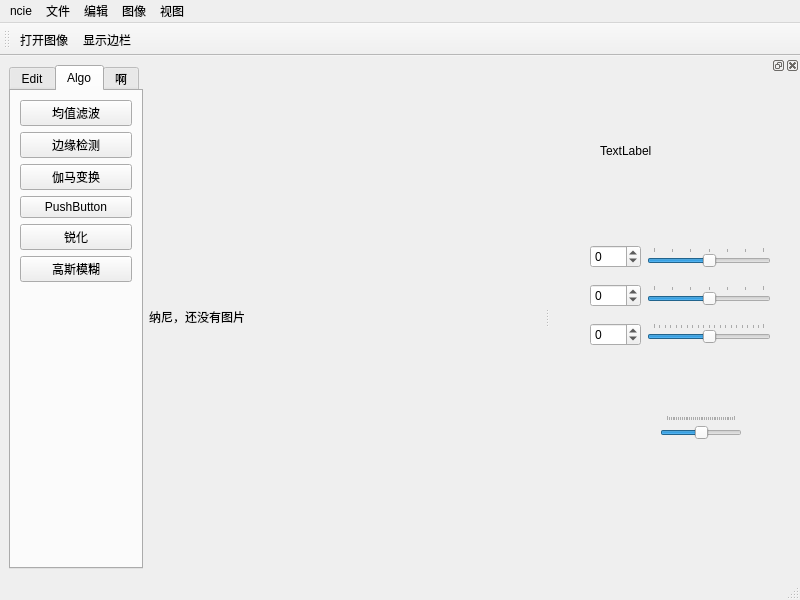
<?xml version="1.0" encoding="UTF-8"?>
<ui version="4.0">
 <class>MainWindow</class>
 <widget class="QMainWindow" name="MainWindow">
  <property name="geometry">
   <rect>
    <x>0</x>
    <y>0</y>
    <width>800</width>
    <height>600</height>
   </rect>
  </property>
  <property name="windowTitle">
   <string>MainWindow</string>
  </property>
  <widget class="QWidget" name="centralwidget">
   <layout class="QHBoxLayout" name="horizontalLayout_5">
    <item>
     <layout class="QHBoxLayout" name="horizontalLayout_4" stretch="0,5">
      <item>
       <widget class="QTabWidget" name="tabWidget">
        <property name="currentIndex">
         <number>1</number>
        </property>
        <widget class="QWidget" name="tab">
         <attribute name="title">
          <string>Edit</string>
         </attribute>
         <layout class="QVBoxLayout" name="verticalLayout">
          <item>
           <widget class="QPushButton" name="pushButton_originalImg">
            <property name="maximumSize">
             <size>
              <width>150</width>
              <height>16777215</height>
             </size>
            </property>
            <property name="text">
             <string>原图</string>
            </property>
           </widget>
          </item>
          <item>
           <widget class="QPushButton" name="pushButton_imgSave">
            <property name="text">
             <string>保存图片</string>
            </property>
           </widget>
          </item>
          <item>
           <widget class="QPushButton" name="pushButton_toGray">
            <property name="maximumSize">
             <size>
              <width>150</width>
              <height>16777215</height>
             </size>
            </property>
            <property name="text">
             <string>灰度图</string>
            </property>
           </widget>
          </item>
          <item>
           <widget class="QPushButton" name="pushButton_dilate">
            <property name="text">
             <string>灰度膨胀</string>
            </property>
           </widget>
          </item>
          <item>
           <widget class="QPushButton" name="pushButton_erode">
            <property name="text">
             <string>灰度腐蚀</string>
            </property>
           </widget>
          </item>
          <item>
           <spacer name="verticalSpacer">
            <property name="orientation">
             <enum>Qt::Vertical</enum>
            </property>
            <property name="sizeHint" stdset="0">
             <size>
              <width>20</width>
              <height>40</height>
             </size>
            </property>
           </spacer>
          </item>
         </layout>
        </widget>
        <widget class="QWidget" name="tab_2">
         <attribute name="title">
          <string>Algo</string>
         </attribute>
         <layout class="QVBoxLayout" name="verticalLayout_5">
          <item>
           <widget class="QPushButton" name="pushButton_meanFilter">
            <property name="maximumSize">
             <size>
              <width>150</width>
              <height>16777215</height>
             </size>
            </property>
            <property name="text">
             <string>均值滤波</string>
            </property>
           </widget>
          </item>
          <item>
           <widget class="QPushButton" name="pushButton_edgeDetection">
            <property name="maximumSize">
             <size>
              <width>150</width>
              <height>16777215</height>
             </size>
            </property>
            <property name="text">
             <string>边缘检测</string>
            </property>
           </widget>
          </item>
          <item>
           <widget class="QPushButton" name="pushButton_gammaTransfer">
            <property name="maximumSize">
             <size>
              <width>150</width>
              <height>16777215</height>
             </size>
            </property>
            <property name="text">
             <string>伽马变换</string>
            </property>
           </widget>
          </item>
          <item>
           <widget class="QPushButton" name="pushButton">
            <property name="text">
             <string>PushButton</string>
            </property>
           </widget>
          </item>
          <item>
           <widget class="QPushButton" name="pushButton_sharpen">
            <property name="text">
             <string>锐化</string>
            </property>
           </widget>
          </item>
          <item>
           <widget class="QPushButton" name="pushButton_gaussianBlur">
            <property name="text">
             <string>高斯模糊</string>
            </property>
           </widget>
          </item>
          <item>
           <spacer name="verticalSpacer_2">
            <property name="orientation">
             <enum>Qt::Vertical</enum>
            </property>
            <property name="sizeHint" stdset="0">
             <size>
              <width>20</width>
              <height>40</height>
             </size>
            </property>
           </spacer>
          </item>
         </layout>
        </widget>
        <widget class="QWidget" name="tab_3">
         <attribute name="title">
          <string>啊</string>
         </attribute>
         <widget class="QPushButton" name="pushButton_objectDetection">
          <property name="geometry">
           <rect>
            <x>10</x>
            <y>70</y>
            <width>112</width>
            <height>32</height>
           </rect>
          </property>
          <property name="text">
           <string> 目标识别</string>
          </property>
         </widget>
        </widget>
       </widget>
      </item>
      <item>
       <widget class="QLabel" name="label_imgshow">
        <property name="sizePolicy">
         <sizepolicy hsizetype="Preferred" vsizetype="Preferred">
          <horstretch>0</horstretch>
          <verstretch>0</verstretch>
         </sizepolicy>
        </property>
        <property name="text">
         <string>纳尼，还没有图片</string>
        </property>
       </widget>
      </item>
     </layout>
    </item>
    <item>
     <widget class="QWidget" name="widget" native="true">
      <layout class="QVBoxLayout" name="verticalLayout_2"/>
     </widget>
    </item>
   </layout>
  </widget>
  <widget class="QStatusBar" name="statusbar"/>
  <widget class="QMenuBar" name="menubar">
   <property name="geometry">
    <rect>
     <x>0</x>
     <y>0</y>
     <width>800</width>
     <height>22</height>
    </rect>
   </property>
   <property name="aba" stdset="0">
    <string/>
   </property>
   <widget class="QMenu" name="menu">
    <property name="title">
     <string>ncie</string>
    </property>
   </widget>
   <widget class="QMenu" name="menuFile">
    <property name="title">
     <string>文件</string>
    </property>
    <addaction name="action_openFile"/>
   </widget>
   <widget class="QMenu" name="menu_2">
    <property name="title">
     <string>编辑</string>
    </property>
   </widget>
   <widget class="QMenu" name="menu_3">
    <property name="title">
     <string>图像</string>
    </property>
   </widget>
   <widget class="QMenu" name="menu_4">
    <property name="title">
     <string>视图</string>
    </property>
    <addaction name="action_DockShow"/>
   </widget>
   <addaction name="menu"/>
   <addaction name="menuFile"/>
   <addaction name="menu_2"/>
   <addaction name="menu_3"/>
   <addaction name="menu_4"/>
  </widget>
  <widget class="QToolBar" name="toolBar">
   <property name="sizePolicy">
    <sizepolicy hsizetype="Preferred" vsizetype="Minimum">
     <horstretch>0</horstretch>
     <verstretch>0</verstretch>
    </sizepolicy>
   </property>
   <property name="minimumSize">
    <size>
     <width>0</width>
     <height>10</height>
    </size>
   </property>
   <property name="windowTitle">
    <string>toolBar</string>
   </property>
   <attribute name="toolBarArea">
    <enum>TopToolBarArea</enum>
   </attribute>
   <attribute name="toolBarBreak">
    <bool>false</bool>
   </attribute>
   <addaction name="action_openFile"/>
   <addaction name="action_DockShow"/>
  </widget>
  <widget class="QDockWidget" name="dockWidget">
   <property name="minimumSize">
    <size>
     <width>250</width>
     <height>136</height>
    </size>
   </property>
   <attribute name="dockWidgetArea">
    <number>2</number>
   </attribute>
   <widget class="QWidget" name="dockWidgetContents">
    <widget class="QSlider" name="horizontalSlider_rotate">
     <property name="geometry">
      <rect>
       <x>110</x>
       <y>340</y>
       <width>82</width>
       <height>27</height>
      </rect>
     </property>
     <property name="sizePolicy">
      <sizepolicy hsizetype="Preferred" vsizetype="Fixed">
       <horstretch>0</horstretch>
       <verstretch>0</verstretch>
      </sizepolicy>
     </property>
     <property name="layoutDirection">
      <enum>Qt::LeftToRight</enum>
     </property>
     <property name="styleSheet">
      <string notr="true">QSlider::groove:horizontal {
        height: 6px;
        background: qlineargradient(x1: 0, y1: 0, x2: 0, y2: 1, stop: 0 rgb(124, 124, 124), stop: 1.0 rgb(72, 71, 71));
}
QSlider::handle:horizontal {
        width: 4px;
        background: rgb(0, 160, 230);
        margin: -6px 0px -6px 0px;
        border-radius: 9px;
}12345678910</string>
     </property>
     <property name="minimum">
      <number>-180</number>
     </property>
     <property name="maximum">
      <number>180</number>
     </property>
     <property name="value">
      <number>0</number>
     </property>
     <property name="sliderPosition">
      <number>0</number>
     </property>
     <property name="tracking">
      <bool>true</bool>
     </property>
     <property name="orientation">
      <enum>Qt::Horizontal</enum>
     </property>
     <property name="tickPosition">
      <enum>QSlider::TicksAbove</enum>
     </property>
    </widget>
    <widget class="QLabel" name="label">
     <property name="geometry">
      <rect>
       <x>50</x>
       <y>0</y>
       <width>161</width>
       <height>151</height>
      </rect>
     </property>
     <property name="text">
      <string>TextLabel</string>
     </property>
    </widget>
    <widget class="QWidget" name="">
     <property name="geometry">
      <rect>
       <x>40</x>
       <y>160</y>
       <width>181</width>
       <height>121</height>
      </rect>
     </property>
     <layout class="QHBoxLayout" name="horizontalLayout" stretch="1,3">
      <item>
       <layout class="QVBoxLayout" name="verticalLayout_4">
        <item>
         <widget class="QSpinBox" name="spinBox_exposure">
          <property name="minimum">
           <number>-30</number>
          </property>
          <property name="maximum">
           <number>30</number>
          </property>
         </widget>
        </item>
        <item>
         <widget class="QSpinBox" name="spinBox_contrast">
          <property name="minimum">
           <number>-30</number>
          </property>
          <property name="maximum">
           <number>30</number>
          </property>
         </widget>
        </item>
        <item>
         <widget class="QSpinBox" name="spinBox_saturation">
          <property name="minimum">
           <number>-100</number>
          </property>
          <property name="maximum">
           <number>100</number>
          </property>
         </widget>
        </item>
       </layout>
      </item>
      <item>
       <layout class="QVBoxLayout" name="verticalLayout_3">
        <item>
         <widget class="QSlider" name="horizontalSlider_exposure">
          <property name="sizePolicy">
           <sizepolicy hsizetype="Preferred" vsizetype="Fixed">
            <horstretch>0</horstretch>
            <verstretch>0</verstretch>
           </sizepolicy>
          </property>
          <property name="layoutDirection">
           <enum>Qt::LeftToRight</enum>
          </property>
          <property name="styleSheet">
           <string notr="true">QSlider::groove:horizontal {
        height: 6px;
        background: qlineargradient(x1: 0, y1: 0, x2: 0, y2: 1, stop: 0 rgb(124, 124, 124), stop: 1.0 rgb(72, 71, 71));
}
QSlider::handle:horizontal {
        width: 4px;
        background: rgb(0, 160, 230);
        margin: -6px 0px -6px 0px;
        border-radius: 9px;
}12345678910</string>
          </property>
          <property name="minimum">
           <number>-30</number>
          </property>
          <property name="maximum">
           <number>30</number>
          </property>
          <property name="value">
           <number>0</number>
          </property>
          <property name="sliderPosition">
           <number>0</number>
          </property>
          <property name="tracking">
           <bool>true</bool>
          </property>
          <property name="orientation">
           <enum>Qt::Horizontal</enum>
          </property>
          <property name="tickPosition">
           <enum>QSlider::TicksAbove</enum>
          </property>
         </widget>
        </item>
        <item>
         <widget class="QSlider" name="horizontalSlider_contrast">
          <property name="sizePolicy">
           <sizepolicy hsizetype="Preferred" vsizetype="Fixed">
            <horstretch>0</horstretch>
            <verstretch>0</verstretch>
           </sizepolicy>
          </property>
          <property name="layoutDirection">
           <enum>Qt::LeftToRight</enum>
          </property>
          <property name="styleSheet">
           <string notr="true">QSlider::groove:horizontal {
        height: 6px;
        background: qlineargradient(x1: 0, y1: 0, x2: 0, y2: 1, stop: 0 rgb(124, 124, 124), stop: 1.0 rgb(72, 71, 71));
}
QSlider::handle:horizontal {
        width: 4px;
        background: rgb(0, 160, 230);
        margin: -6px 0px -6px 0px;
        border-radius: 9px;
}12345678910</string>
          </property>
          <property name="minimum">
           <number>-30</number>
          </property>
          <property name="maximum">
           <number>30</number>
          </property>
          <property name="orientation">
           <enum>Qt::Horizontal</enum>
          </property>
          <property name="tickPosition">
           <enum>QSlider::TicksAbove</enum>
          </property>
         </widget>
        </item>
        <item>
         <widget class="QSlider" name="horizontalSlider_saturation">
          <property name="sizePolicy">
           <sizepolicy hsizetype="Preferred" vsizetype="Fixed">
            <horstretch>0</horstretch>
            <verstretch>0</verstretch>
           </sizepolicy>
          </property>
          <property name="layoutDirection">
           <enum>Qt::LeftToRight</enum>
          </property>
          <property name="styleSheet">
           <string notr="true">QSlider::groove:horizontal {
        height: 6px;
        background: qlineargradient(x1: 0, y1: 0, x2: 0, y2: 1, stop: 0 rgb(124, 124, 124), stop: 1.0 rgb(72, 71, 71));
}
QSlider::handle:horizontal {
        width: 4px;
        background: rgb(0, 160, 230);
        margin: -6px 0px -6px 0px;
        border-radius: 9px;
}12345678910</string>
          </property>
          <property name="minimum">
           <number>-100</number>
          </property>
          <property name="maximum">
           <number>99</number>
          </property>
          <property name="value">
           <number>0</number>
          </property>
          <property name="orientation">
           <enum>Qt::Horizontal</enum>
          </property>
          <property name="tickPosition">
           <enum>QSlider::TicksAbove</enum>
          </property>
         </widget>
        </item>
       </layout>
      </item>
     </layout>
    </widget>
   </widget>
  </widget>
  <action name="action_openFile">
   <property name="checkable">
    <bool>false</bool>
   </property>
   <property name="icon">
    <iconset resource="Resources.qrc">
     <normaloff>:/iconImg/Image/打开.png</normaloff>:/iconImg/Image/打开.png</iconset>
   </property>
   <property name="text">
    <string>打开图像</string>
   </property>
  </action>
  <action name="action_DockShow">
   <property name="icon">
    <iconset resource="Resources.qrc">
     <normaloff>:/iconImg/Image/边栏.png</normaloff>:/iconImg/Image/边栏.png</iconset>
   </property>
   <property name="text">
    <string>显示边栏</string>
   </property>
  </action>
 </widget>
 <resources>
  <include location="Resources.qrc"/>
 </resources>
 <connections/>
</ui>
